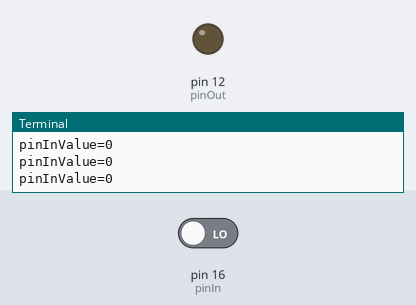
Bench run of a program on a simulated Raspberry Pi (header pin numbers). On the bench: output pins drawn as LEDs (lit = HIGH), the last lines printed to the terminal. Inputs (shaded band) come from the test bench; at power-on: pin 16 (pinIn) LOW.

Above: at 1.2 s.
1.3 s: pin 16 (pinIn) driven HIGH
At 1.9 s:
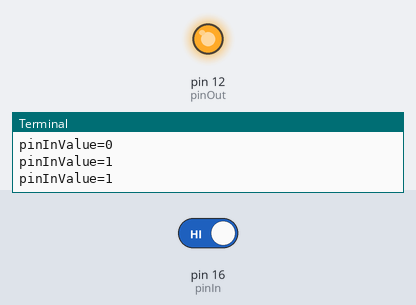
2.8 s: pin 16 (pinIn) driven LOW
At 4.4 s:
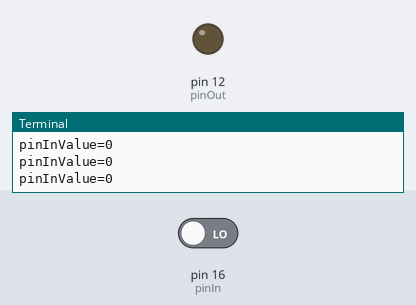
Timing chart, 0 to 5.9 s (numbered marks = the images above; inputs shaded):
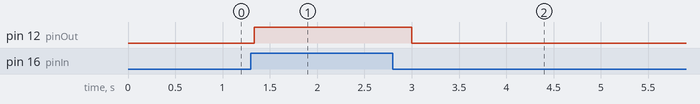

The program:

readPinInWritePinOut.py
```python
import RPi.GPIO as GPIO
import time

pinIn = 16
pinOut = 12
sleepTime = 0.3333

GPIO.setmode(GPIO.BOARD)
GPIO.setup(pinIn,GPIO.IN)
GPIO.setup(pinOut,GPIO.OUT)

while True:
  pinInValue = GPIO.input(pinIn)
  GPIO.output(pinOut, pinInValue)
  print( "pinInValue=" + str(pinInValue) )
  time.sleep(sleepTime)
```

Measured:
- after the input at 1.3 s, pin 12 (pinOut): LOW → HIGH at once
- after the input at 2.8 s, pin 12 (pinOut): HIGH → LOW after 0.20 s
